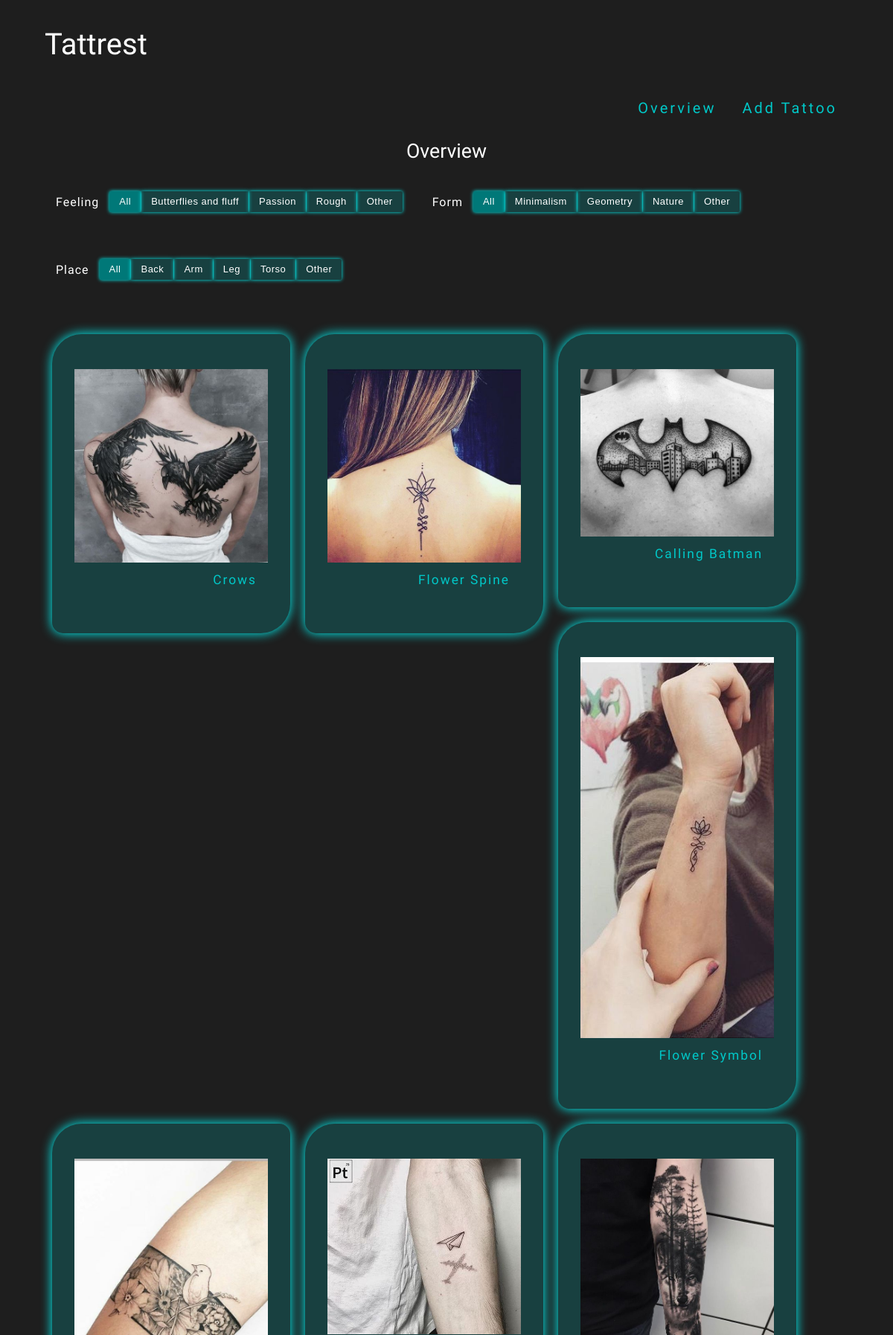
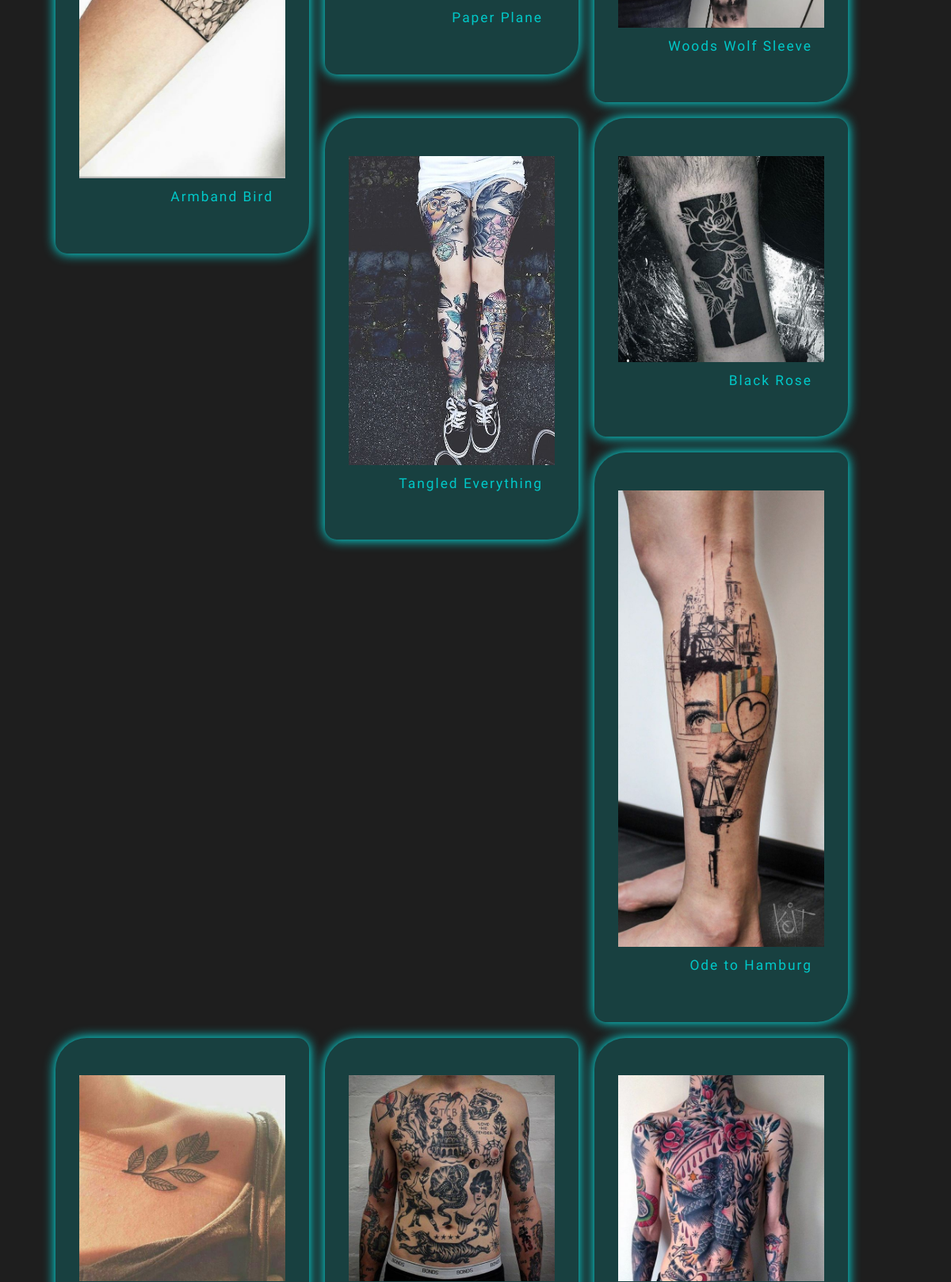
The page / (upper part) on the database its author committed (2 pictures, top to bottom).
### tables this page shows
CREATE TABLE `tattoos` (
  `tattoo_id` int(11) NOT NULL,
  `titel` text,
  `feeling_id` int(11) DEFAULT NULL,
  `vorm_id` int(11) DEFAULT NULL,
  `plaats_id` int(11) DEFAULT NULL,
  `afbeelding` text
);

### controllers/overzicht.php (called while the page is built)
<?php
	include_once "models/Tattoo_Table.class.php";
	$tattoo = new Tattoo_Table( $db );
	$tattoos = $tattoo->geefAlleTattoos();
	$output = include_once "views/overzicht-html.php";
return $output;
?>

### models/Tattoo_Table.class.php (called while the page is built, shortened)
<?php
class Tattoo_Table {
	private $db;
	public function __construct ( $db ) {
	$this->db = $db;}
	public function geefAlleTattoos () {
		$sql = "SELECT *  FROM tattoos";
		$statement = $this->db->prepare( $sql );
		try{
			$statement->execute();
		} catch (Exception $e) {
			$bds = "<p>Je probeerde deze sql: $sql <p>
					<p>Exception: $e</p>";
			trigger_error($bds);
		}
		return $statement;
	}
}

### views/overzicht-html.php (the view)
<?php
	$out = "<body><h2>Overview</h2>
		<div class='filters'>
			<div class='ui-group'>
				<h3>Feeling</h3>
				<div class='button-group js-radio-button-group' data-filter-group='feeling'>
					<button class='button is-checked' data-filter=''>All</button>
					<button class='button' data-filter='.butterflies'>Butterflies and fluff</button>
					<button class='button' data-filter='.passion'>Passion</button>
					<button class='button' data-filter='.rough'>Rough</button>
					<button class='button' data-filter='.other1'>Other</button>
				</div>
			</div>
			<div class='ui-group'>
				<h3>Form</h3>
				<div class='button-group js-radio-button-group' data-filter-group='vorm'>
					<button class='button is-checked' data-filter=''>All</button>
					<button class='button' data-filter='.minimalism'>Minimalism</button>
					<button class='button' data-filter='.geometry'>Geometry</button>
					<button class='button' data-filter='.nature'>Nature</button>
					<button class='button' data-filter='.other2'>Other</button>
				</div>
			</div>
			<div class='ui-group'>
				<h3>Place</h3>
				<div class='button-group js-radio-button-group' data-filter-group='plaats'>
					<button class='button is-checked' data-filter=''>All</button>
					<button class='button' data-filter='.back'>Back</button>
					<button class='button' data-filter='.arm'>Arm</button>
					<button class='button' data-filter='.leg'>Leg</button>
					<button class='button' data-filter='.torso'>Torso</button>
					<button class='button' data-filter='.other3'>Other</button>
				</div>
			</div>
		</div>
		<div class='kader'>";
	while($ink = $tattoos->fetchObject()){
		switch($ink->feeling_id){
			case 1:$emotie= "butterflies";break;
			case 2:$emotie= "passion";break;
			case 3:$emotie= "rough";break;
			case 4:$emotie= "other1";break;
		}
		switch ($ink->vorm_id){
			case 1:$stijl= "minimalism";break;
			case 2:$stijl= "geometry";break;
			case 3:$stijl= "nature";break;
			case 4:$stijl= "other2";break;
		}
		switch ($ink->plaats_id){
			case 1:$plek= "back";break;
			case 2:$plek= "arm";break;
			case 3:$plek= "leg";break;
			case 4:$plek= "torso";break;
			case 5:$plek= "other3";break;
		}
	$out .= "<div class='afbeeldingen $emotie $stijl $plek'>
				<a href='index.php?pagina=detail&id=$ink->tattoo_id'>
					<div class='foto'>
						<img src='img/$ink->afbeelding' alt='$ink->titel'>
					</div>
					<h3>$ink->titel</h3>
				</a>
			</div>";}
	$out .= "</div><div style='clear:both;'></div></body>";
return $out;
?>

### views/navigatie.php
<?php return
	"<nav>
		<a href='index.php?pagina=overzicht'>Overview</a>
		<a href='index.php?pagina=toevoegen'>Add Tattoo</a>
	</nav>";
?>

### models/Pagina_Data.class.php (shortened to what this page needs)
<?php
class Pagina_Data {
    public $css = "";
    public function addCSS( $href ){
		$this->css .= "<link href='$href' rel='stylesheet'/>";
	}
}

### views/pagina.php
<?php return
"<!DOCTYPE html>
<html>
	<head>
		<title>$paginaData->titel</title>
		<meta http-equiv='Content-Type' content='text/html;charset=utf-8' />
		<meta name='viewport' content='width=device-width, initial-scale=1'>
		$paginaData->css
		$paginaData->embeddedStyle
	</head>
	<body>
		<h1>Tattrest</h1>
		$paginaData->content
	</body>
	$paginaData->jsCode
</html>";
?>

### index.php (shortened to what this page needs)
<?php
	include_once "models/Pagina_data.class.php";
	$paginaData = new Pagina_Data();
	$paginaData->titel = "Tattrest Toepassing";
	$paginaData->content = include_once "views/navigatie.php";
	$paginaData->addCSS ('css/reset.css');
	$paginaData->addCSS ('css/styling.css');
	$paginaData->addCSS ('css/navigatie.css');
	$navigatieIsClicked = isset($_GET['pagina']);
	if ($navigatieIsClicked ) {
	    $fileToLoad = $_GET['pagina'];
	} else {
	    $fileToLoad = "overzicht";
	}
	$paginaData->embeddedStyle =
		"<style>
			@import url('https://fonts.googleapis.com/css?family=Leckerli+One|Poiret+One');
		</style>";
	$paginaData->jsCode =
		"<script src='//cdnjs.cloudflare.com/ajax/libs/jquery/2.2.2/jquery.min.js'></script>
		<script src='//npmcdn.com/isotope-layout@3/dist/isotope.pkgd.js'></script>";
	$paginaData->jsCode .= "<script src='js/js-code.js'></script>";
	$paginaData->content .=include_once "controllers/$fileToLoad.php";
	$pagina = include_once "views/pagina.php";
echo $pagina;
?>

### css/styling.css (style rules this page uses)
body { background-color: rgb(30, 30, 30); font-family: 'Poiret One', cursive; color: white; width: 90%; margin: 0 auto; }
h1 { font-family: 'Leckerli One', cursive; font-size: 30pt; margin: 40px; margin-left: 0px; text-align: left; width: 100%; }
h2 { font-family: 'Leckerli One', cursive; font-size: 20pt; margin: 20px; margin-bottom: 40px; margin-left: 0px; text-align: center; width: 100%; }
a { margin: 15px; text-decoration: none; letter-spacing: 2px; color: rgb(0,200,200); }
.kader { width: 100%; margin-bottom: 50px; }
.afbeeldingen { max-width: 100%; position: relative; margin: auto; text-align: right; font-size: 13pt; letter-spacing: 1px; width: 260px; float: left; padding: 30px; border-radius: 40px 15px; background-color: rgba(0,200,200, 0.2); box-shadow: 0px 0px 15px rgb(0,255,255); margin: 10px; }
.afbeeldingen:after { content: ''; display: block; clear: both; }
.foto { float: left; width: 260px; }
img { width: 260px; display: block; margin: auto; margin-bottom: 15px; }
.button { display: inline-block; padding: 0.5em 1.0em; background-color: rgba(0,200,200, 0.2); box-shadow: 0px 0px 5px rgb(0,255,255); border: none; border-radius: 5px; color: white; font-size: 13px; letter-spacing: 0.5px; cursor: pointer; }
.button:active, .button.is-checked { background-color: rgb(0,120,120); color: white; }
.button-group:after { content: ''; display: block; clear: both; margin-bottom: 60px; }
.button-group .button { float: left; border-radius: 0; margin-left: 0; margin-right: 1px; }
.button-group .button:first-child { border-radius: 0.2em 0 0 0.2em; }
.button-group .button:last-child { border-radius: 0 0.2em 0.2em 0; }
.ui-group { display: inline-block; }
.ui-group h3 { display: inline-block; vertical-align: top; line-height: 0px; margin-right: 10px; font-size: 16px; letter-spacing: 1px; }
.ui-group .button-group { display: inline-block; margin-right: 20px; }
h3 { margin: 15px; display: block; }

### css/navigatie.css (style rules this page uses)
nav { width: 80%; height: 50px; color: rgb(0,200,200); text-align: right; font-size: 15pt; margin-left: 20%; }
nav a { margin: 15px; text-decoration: none; line-height: 50px; letter-spacing: 3px; color: rgb(0,200,200); }

### rows shown on the page
tattoos: afbeelding+titel (picture), titel "Crows"
tattoos: afbeelding (picture), titel "Flower Spine"
tattoos: afbeelding (picture), titel "Calling Batman"
tattoos: afbeelding (picture), titel "Flower Symbol"
tattoos: afbeelding (picture), titel "Armband Bird"
tattoos: afbeelding (picture), titel "Paper Plane"
tattoos: afbeelding (picture), titel "Woods Wolf Sleeve"
tattoos: afbeelding (picture), titel "Tangled Everything"
tattoos: afbeelding (picture), titel "Black Rose"
tattoos: afbeelding (picture), titel "Ode to Hamburg"
tattoos: afbeelding+titel (picture)
tattoos: afbeelding+titel (picture)
tattoos: afbeelding (picture)
